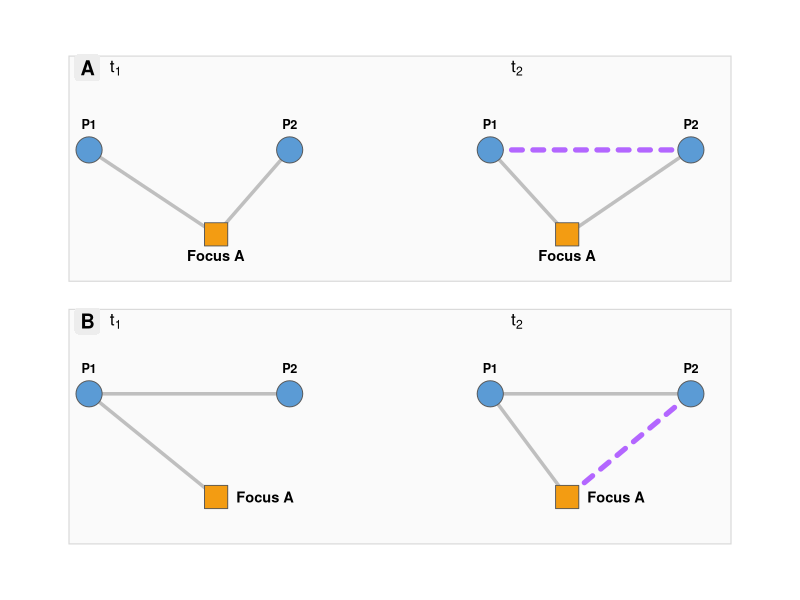

Here is the R script that generated this plot:
# Generates images/hachen-dynamic-foci.png for slides/ego-homogeneity.qmd
# ("Visualizing Dynamic Foci Processes" slide). Stylized schematic.
# No internal title/subtitle — the slide bullets carry the Panel A/B story;
# small t1/t2 and A/B tags keep the sequence readable.
# Run from the repo root: Rscript images/make_hachen_dynamic_foci.R
library(ggplot2)

blue <- "#5B9BD5"; orange <- "#F39C12"; edge <- "grey75"
purple <- "#B366FF"

# Panel A (top): tie generation. Panel B (bottom): taste diffusion.
# scene: p1, p2 (circles), f (focus square)
sc <- function(cx, py, f) list(p1 = c(cx - 0.30, py), p2 = c(cx + 0.30, py), f = f)

sA1 <- sc(0.42, 0.78, c(0.50, 0.60)); sA2 <- sc(1.62, 0.78, c(1.55, 0.60))
sB1 <- sc(0.42, 0.26, c(0.50, 0.04)); sB2 <- sc(1.62, 0.26, c(1.55, 0.04))

tie <- function(a, b, col, lty, w)
  data.frame(x = a[1], y = a[2], xend = b[1], yend = b[2], col = col,
             lty = lty, w = w)

edges <- rbind(
  tie(sA1$p1, sA1$f, edge, "solid", 1.2), tie(sA1$p2, sA1$f, edge, "solid", 1.2),
  tie(sA2$p1, sA2$f, edge, "solid", 1.2), tie(sA2$p2, sA2$f, edge, "solid", 1.2),
  tie(sA2$p1, sA2$p2, purple, "22", 1.8),                    # t2: new tie forms
  tie(sB1$p1, sB1$p2, edge, "solid", 1.2), tie(sB1$p1, sB1$f, edge, "solid", 1.2),
  tie(sB2$p1, sB2$p2, edge, "solid", 1.2), tie(sB2$p1, sB2$f, edge, "solid", 1.2),
  tie(sB2$p2, sB2$f, purple, "22", 1.8)                      # t2: affiliation diffuses
)

pers <- as.data.frame(do.call(rbind, list(sA1$p1, sA1$p2, sA2$p1, sA2$p2,
                                          sB1$p1, sB1$p2, sB2$p1, sB2$p2)))
names(pers) <- c("x", "y"); pers$grp <- "blue"
foci <- as.data.frame(do.call(rbind, list(sA1$f, sA2$f, sB1$f, sB2$f)))
names(foci) <- c("x", "y"); foci$grp <- "orange"


tagP <- function(pt, lab)
  annotate("text", x = pt[1], y = pt[2] + 0.055, label = lab, size = 3.2,
           fontface = "bold", hjust = 0.5)

p <- ggplot() +
  annotate("rect", xmin = 0.06, xmax = 2.04, ymin = 0.50, ymax = 0.98,
           fill = "grey98", color = "grey85", linewidth = 0.4) +
  annotate("rect", xmin = 0.06, xmax = 2.04, ymin = -0.06, ymax = 0.44,
           fill = "grey98", color = "grey85", linewidth = 0.4) +
  annotate("label", x = 0.115, y = 0.955, label = "A", size = 5, fontface = "bold",
           label.size = 0, fill = "grey93") +
  annotate("label", x = 0.115, y = 0.415, label = "B", size = 5, fontface = "bold",
           label.size = 0, fill = "grey93") +
  annotate("text", x = 0.20, y = 0.955, label = "t[1]", parse = TRUE, size = 4.4) +
  annotate("text", x = 1.40, y = 0.955, label = "t[2]", parse = TRUE, size = 4.4) +
  annotate("text", x = 0.20, y = 0.415, label = "t[1]", parse = TRUE, size = 4.4) +
  annotate("text", x = 1.40, y = 0.415, label = "t[2]", parse = TRUE, size = 4.4) +
  geom_segment(data = edges,
               aes(x, y, xend = xend, yend = yend, color = col,
                   linetype = lty, linewidth = w), lineend = "round") +
  scale_color_identity() + scale_linetype_identity() + scale_linewidth_identity() +
  geom_point(data = pers, aes(x, y, fill = grp), shape = 21,
             size = 8.5, color = "grey35", stroke = 0.5) +
  geom_point(data = foci, aes(x, y, fill = grp), shape = 22,
             size = 8.5, color = "grey35", stroke = 0.5) +
  tagP(sA1$p1, "P1") + tagP(sA1$p2, "P2") +
  tagP(sA2$p1, "P1") + tagP(sA2$p2, "P2") +
  tagP(sB1$p1, "P1") + tagP(sB1$p2, "P2") +
  tagP(sB2$p1, "P1") + tagP(sB2$p2, "P2") +
  annotate("text", x = sA1$f[1], y = sA1$f[2] - 0.045, label = "Focus A",
           size = 3.7, fontface = "bold") +
  annotate("text", x = sA2$f[1], y = sA2$f[2] - 0.045, label = "Focus A",
           size = 3.7, fontface = "bold") +
  annotate("text", x = sB1$f[1] + 0.06, y = sB1$f[2], label = "Focus A",
           size = 3.7, fontface = "bold", hjust = 0) +
  annotate("text", x = sB2$f[1] + 0.06, y = sB2$f[2], label = "Focus A",
           size = 3.7, fontface = "bold", hjust = 0) +
  scale_fill_manual(values = c(blue = blue, orange = orange), guide = "none") +
  coord_cartesian(xlim = c(0, 2.1), ylim = c(-0.1, 1.02), clip = "off") +
  theme_void() +
  theme(plot.margin = margin(8, 10, 8, 10))

ggsave("images/hachen-dynamic-foci.png", p, width = 4.0, height = 1.52,
       dpi = 200, bg = "white")
